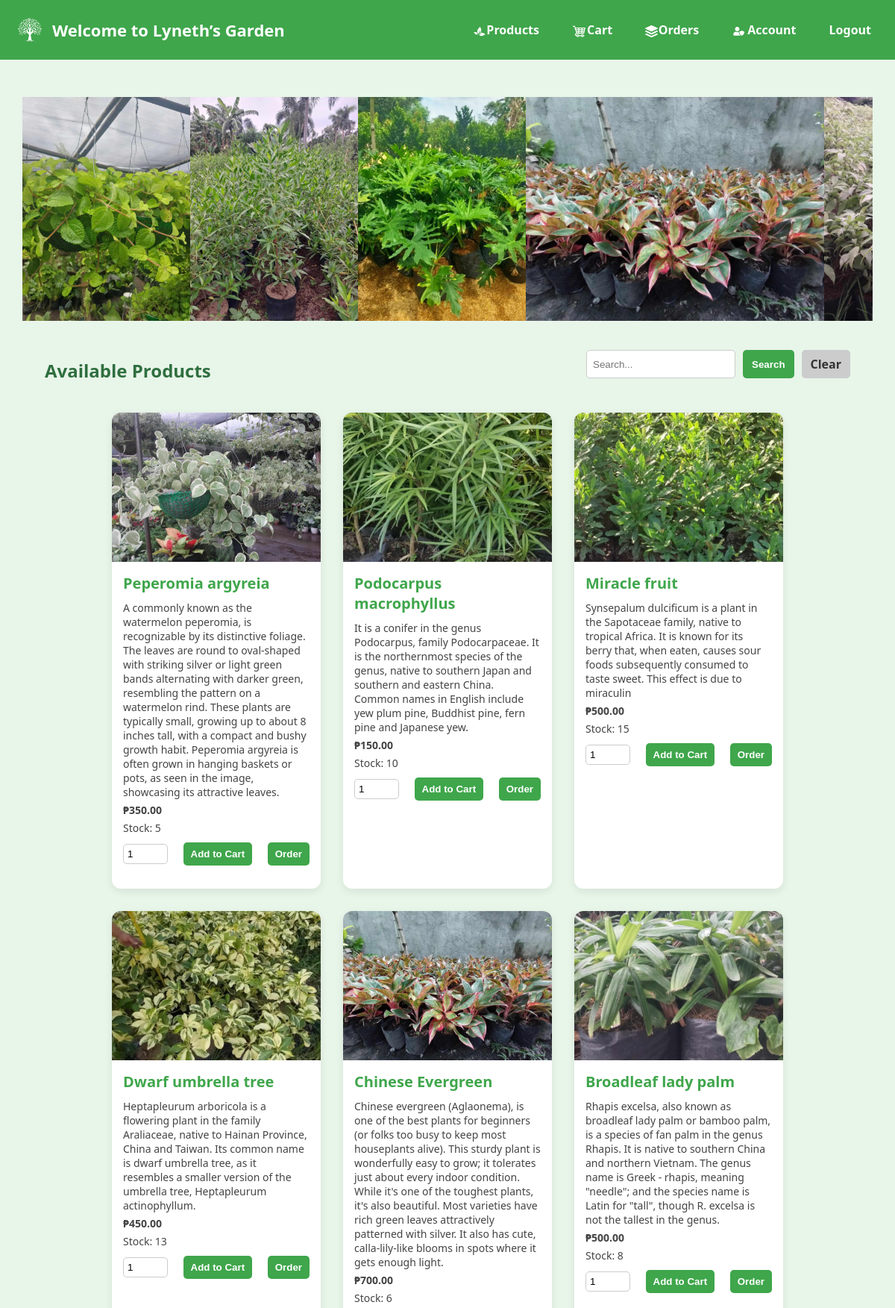
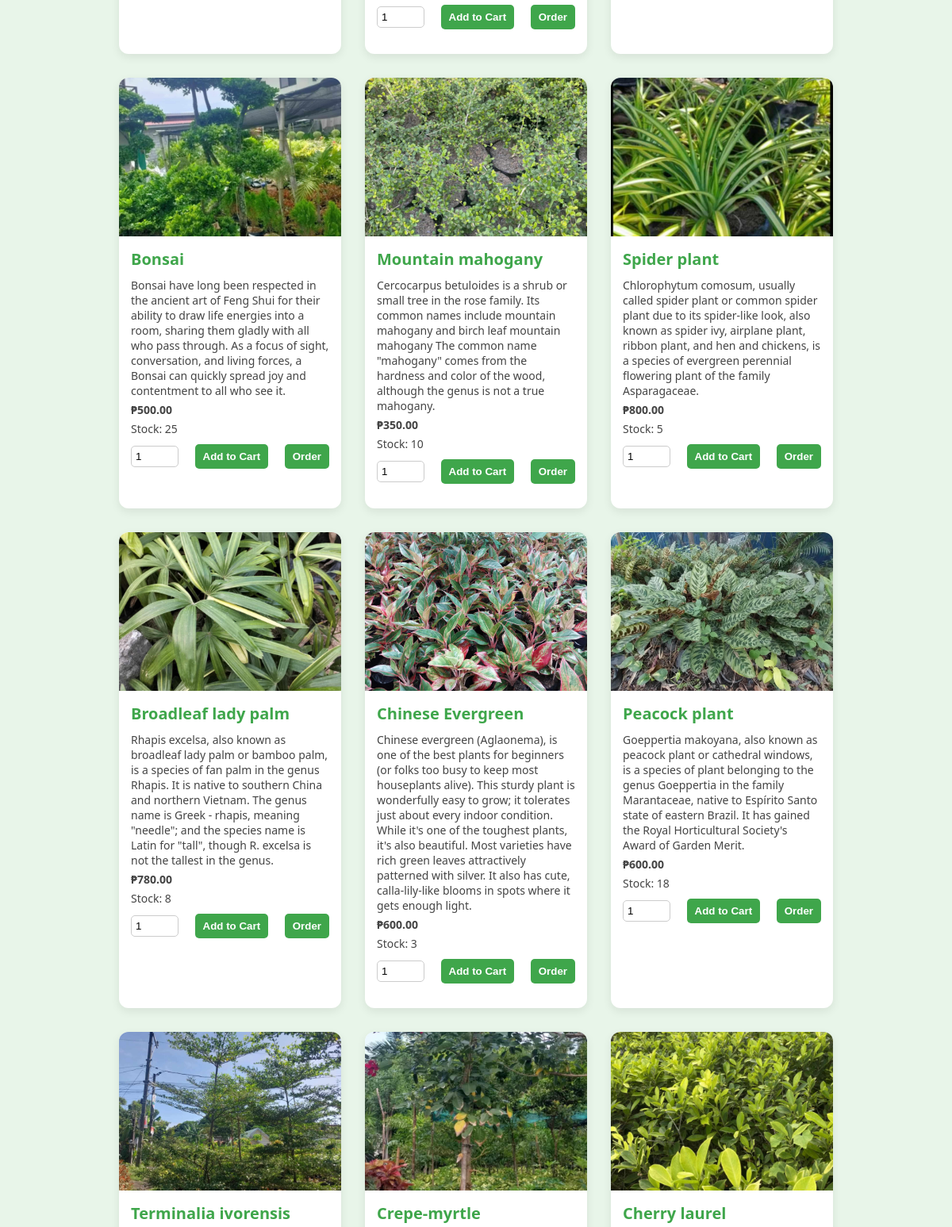
/user/home.php (signed in, upper part), run on the app's committed database (2 pictures, top to bottom).
### tables this page shows
CREATE TABLE `products` (
  `id` int(11) NOT NULL,
  `name` varchar(100) NOT NULL,
  `description` text DEFAULT NULL,
  `price` decimal(10,2) NOT NULL,
  `stock` int(11) NOT NULL,
  `image` varchar(255) DEFAULT NULL,
  `created_at` timestamp NOT NULL DEFAULT current_timestamp()
);

### user/products.php (the view, shortened to what this page needs)
<?php
include '../db.php';
$search = $_GET['search'] ?? '';
if (!empty($search)) {
    $stmt = $conn->prepare("SELECT * FROM products WHERE name LIKE ? OR description LIKE ?");
    $searchTerm = "%" . $search . "%";
    $stmt->bind_param("ss", $searchTerm, $searchTerm);
    $stmt->execute();
    $products = $stmt->get_result();
} else {
    $products = $conn->query("SELECT * FROM products");
}
$images = array_filter(scandir('../uploads'), function($file) {
    return in_array(strtolower(pathinfo($file, PATHINFO_EXTENSION)), ['jpg', 'jpeg', 'png', 'gif']);
});
?>
<!DOCTYPE html>
<html lang="en">
<head>
</head>
<body>
<div class="slideshow">
  <div class="slide-images">
    <?php foreach ($images as $img): ?>
      <img src="../uploads/<?= htmlspecialchars($img) ?>" alt="Slideshow Image">
    <?php endforeach; ?>
  </div>
</div>
<div class="top-bar">
  <h2>Available Products</h2>
  <form method="get">
    <input type="text" name="search" placeholder="Search..." value="<?= htmlspecialchars($search) ?>">
    <button type="submit">Search</button>
    <a href="home.php">Clear</a>
  </form>
</div>
<div class="product-grid">
  <?php while ($row = $products->fetch_assoc()): ?>
    <div class="product-card">
      <img src="../uploads/<?= htmlspecialchars($row['image']) ?>" alt="<?= htmlspecialchars($row['name']) ?>">
      <div class="product-content">
        <h3><?= htmlspecialchars($row['name']) ?></h3>
        <p><?= htmlspecialchars($row['description']) ?></p>
        <p class="price">₱<?= number_format($row['price'], 2) ?></p>
        <p>Stock: <?= $row['stock'] ?></p>
        <form method="post" class="product-form">
          <div class="actions">
            <input type="number" name="quantity" value="1" min="1" max="<?= $row['stock'] ?>">
            <button type="button" onclick="confirmCart(this)">Add to Cart</button>
            <button type="button" onclick="confirmOrder(this)">Order</button>
          </div>
        </form>
      </div>
    </div>
  <?php endwhile; ?>
</div>
</body>
</html>

### user/home.php (style rules this page uses)
body { margin: 0; font-family: 'Georgia', serif; background: #f0f0f0; }

### user/products.php (style rules this page uses)
body { font-family: 'Segoe UI', sans-serif; margin: 0; padding: 0; background: #e8f5e9; }
.slideshow { width: 100%; height: 300px; position: relative; overflow: hidden; margin-bottom: 30px; }
.slide-images { display: flex; height: 100%; animation: slide 20s infinite; }
.slide-images img { width: 100%; object-fit: cover; }
.top-bar { display: flex; justify-content: space-between; align-items: center; padding: 0 30px; }
.top-bar h2 { color: #2f6f3f; }
.top-bar form { display: flex; gap: 10px; }
.top-bar input[type="text"] { padding: 8px; border: 1px solid #ccc; border-radius: 5px; width: 200px; }
.top-bar button, .top-bar a { background: #3fa64b; color: white; padding: 8px 12px; border-radius: 5px; text-decoration: none; border: none; cursor: pointer; font-weight: bold; }
.top-bar a { background: #ccc; color: #333; }
.product-grid { display: flex; flex-wrap: wrap; gap: 30px; justify-content: center; padding: 20px; }
.product-card { background: white; border-radius: 12px; box-shadow: 0 4px 12px rgba(0, 0, 0, 0.08); width: 280px; overflow: hidden; transition: transform 0.3s ease; }
.product-card img { width: 100%; height: 200px; object-fit: cover; }
.product-content { padding: 15px; }
.product-content h3 { margin: 0 0 10px; font-size: 20px; color: #3fa64b; }
.product-content p { margin: 5px 0; font-size: 14px; color: #444; }
.price { font-size: 16px; font-weight: bold; color: #2f6f3f; }
.actions { margin-top: 10px; display: flex; justify-content: space-between; align-items: center; }
.actions input[type="number"] { width: 60px; padding: 5px; border: 1px solid #ccc; border-radius: 5px; }
.actions button { background: #3fa64b; color: white; border: none; padding: 8px 10px; cursor: pointer; font-weight: bold; border-radius: 5px; }

### data on the page
products: image (picture), name "Peperomia argyreia", description "A commonly known as the watermelon peperomia, is recognizable by its distinctive foliage. The leaves are round to oval-shaped with striking silver or light green bands alternating with darker green, resembling the pattern on a watermelon rind. These plants are typically small, growing up to about 8 inches tall, with a compact and bushy growth habit. Peperomia argyreia is often grown in hanging baskets or pots, as seen in the image, showcasing its attractive leaves.", price "350.00", stock "5"
products: image (picture), name "Podocarpus macrophyllus", description "It is a conifer in the genus Podocarpus, family Podocarpaceae. It is the northernmost species of the genus, native to southern Japan and southern and eastern China. Common names in English include yew plum pine, Buddhist pine, fern pine and Japanese yew.", price "150.00", stock "10"
products: image (picture), name "Miracle fruit", description "Synsepalum dulcificum is a plant in the Sapotaceae family, native to tropical Africa. It is known for its berry that, when eaten, causes sour foods subsequently consumed to taste sweet. This effect is due to miraculin", price "500.00", stock "15"
products: image (picture), name "Dwarf umbrella tree", description "Heptapleurum arboricola is a flowering plant in the family Araliaceae, native to Hainan Province, China and Taiwan. Its common name is dwarf umbrella tree, as it resembles a smaller version of the umbrella tree, Heptapleurum actinophyllum.", price "450.00", stock "13"
products: image (picture), name "Chinese Evergreen", description "Chinese evergreen (Aglaonema), is one of the best plants for beginners (or folks too busy to keep most houseplants alive). This sturdy plant is wonderfully easy to grow; it tolerates just about every indoor condition. While it's one of the toughest plants, it's also beautiful. Most varieties have rich green leaves attractively patterned with silver. It also has cute, calla-lily-like blooms in spots where it gets enough light.", price "700.00", stock "6"
products: image (picture), name "Broadleaf lady palm", description "Rhapis excelsa, also known as broadleaf lady palm or bamboo palm, is a species of fan palm in the genus Rhapis. It is native to southern China and northern Vietnam. The genus name is Greek - rhapis, meaning \"needle\"; and the species name is Latin for \"tall\", though R. excelsa is not the tallest in the genus.", price "500.00", stock "8"
products: image (picture), name "Bonsai", description "Bonsai have long been respected in the ancient art of Feng Shui for their ability to draw life energies into a room, sharing them gladly with all who pass through. As a focus of sight, conversation, and living forces, a Bonsai can quickly spread joy and contentment to all who see it.", price "500.00", stock "25"
products: image (picture), name "Mountain mahogany", description "Cercocarpus betuloides is a shrub or small tree in the rose family. Its common names include mountain mahogany and birch leaf mountain mahogany The common name \"mahogany\" comes from the hardness and color of the wood, although the genus is not a true mahogany.", price "350.00", stock "10"
products: image (picture), name "Spider plant", description "Chlorophytum comosum, usually called spider plant or common spider plant due to its spider-like look, also known as spider ivy, airplane plant, ribbon plant, and hen and chickens, is a species of evergreen perennial flowering plant of the family Asparagaceae.", price "800.00", stock "5"
products: image (picture), name "Broadleaf lady palm", description "Rhapis excelsa, also known as broadleaf lady palm or bamboo palm, is a species of fan palm in the genus Rhapis. It is native to southern China and northern Vietnam. The genus name is Greek - rhapis, meaning \"needle\"; and the species name is Latin for \"tall\", though R. excelsa is not the tallest in the genus.", price "780.00", stock "8"
products: image (picture), name "Chinese Evergreen", description "Chinese evergreen (Aglaonema), is one of the best plants for beginners (or folks too busy to keep most houseplants alive). This sturdy plant is wonderfully easy to grow; it tolerates just about every indoor condition. While it's one of the toughest plants, it's also beautiful. Most varieties have rich green leaves attractively patterned with silver. It also has cute, calla-lily-like blooms in spots where it gets enough light.", price "600.00", stock "3"
products: image (picture), name "Peacock plant", description "Goeppertia makoyana, also known as peacock plant or cathedral windows, is a species of plant belonging to the genus Goeppertia in the family Marantaceae, native to Espírito Santo state of eastern Brazil. It has gained the Royal Horticultural Society's Award of Garden Merit.", price "600.00", stock "18"
products: image (picture), name "Terminalia ivorensis"
products: image (picture), name "Crepe-myrtle"
products: image (picture), name "Cherry laurel"
